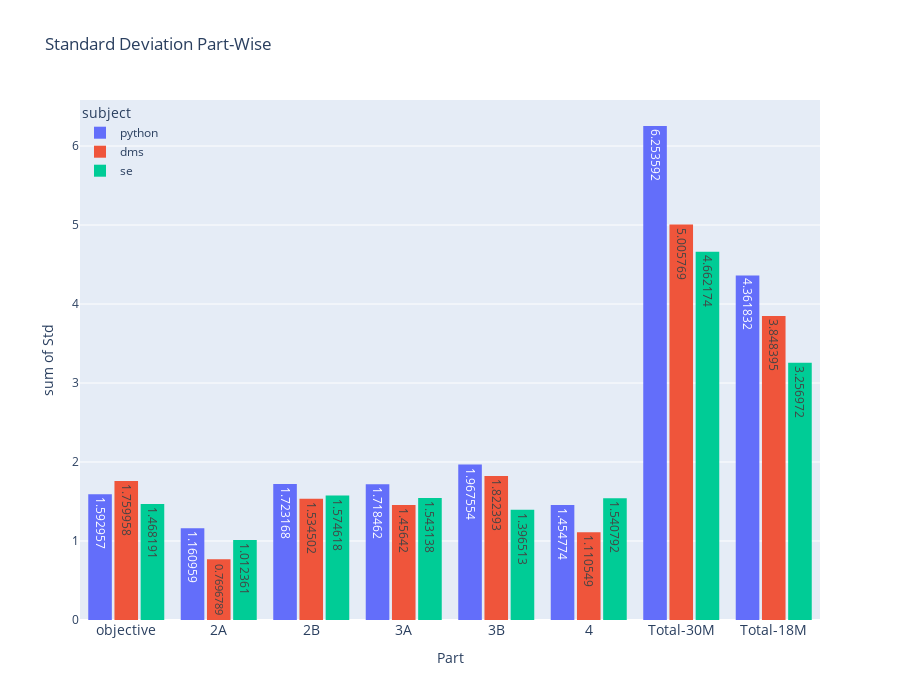

Notebook code cell kept with this figure:
### Code cell
fig = px.histogram(final_std_df_chart, x='Part', y='Std', title="Standard Deviation Part-Wise"
             ,color='subject', barmode='group',
             height=700,text_auto=True)
fig.update_layout(
    xaxis_tickfont_size=14,
    legend=dict(
        x=0,
        y=1.0,
        bgcolor='rgba(255, 255, 255, 0)',
        bordercolor='rgba(255, 255, 255, 0)'
    ),
    barmode='group',
    bargap=0.15, 
    bargroupgap=0.1 
)
fig.show()

### Figure 1 — Plotly figure (JSON) as saved in the notebook; plotly's stock layout.template omitted (floating-point values rounded to 4 significant figures)
{"data": [{"alignmentgroup": "True", "bingroup": "x", "histfunc": "sum", "hovertemplate": "subject=python<br>Part=%{x}<br>sum of Std=%{y}<extra></extra>", "legendgroup": "python", "marker": {"color": "#636efa", "pattern": {"shape": ""}}, "name": "python", "offsetgroup": "python", "orientation": "v", "showlegend": true, "texttemplate": "%{value}", "type": "histogram", "x": ["objective", "2A", "2B", "3A", "3B", "4", "Total-30M", "Total-18M"], "xaxis": "x", "y": [1.593, 1.161, 1.723, 1.718, 1.968, 1.455, 6.254, 4.362], "yaxis": "y"}, {"alignmentgroup": "True", "bingroup": "x", "histfunc": "sum", "hovertemplate": "subject=dms<br>Part=%{x}<br>sum of Std=%{y}<extra></extra>", "legendgroup": "dms", "marker": {"color": "#EF553B", "pattern": {"shape": ""}}, "name": "dms", "offsetgroup": "dms", "orientation": "v", "showlegend": true, "texttemplate": "%{value}", "type": "histogram", "x": ["objective", "2A", "2B", "3A", "3B", "4", "Total-30M", "Total-18M"], "xaxis": "x", "y": [1.76, 0.7697, 1.535, 1.456, 1.822, 1.111, 5.006, 3.848], "yaxis": "y"}, {"alignmentgroup": "True", "bingroup": "x", "histfunc": "sum", "hovertemplate": "subject=se<br>Part=%{x}<br>sum of Std=%{y}<extra></extra>", "legendgroup": "se", "marker": {"color": "#00cc96", "pattern": {"shape": ""}}, "name": "se", "offsetgroup": "se", "orientation": "v", "showlegend": true, "texttemplate": "%{value}", "type": "histogram", "x": ["objective", "2A", "2B", "3A", "3B", "4", "Total-30M", "Total-18M"], "xaxis": "x", "y": [1.468, 1.012, 1.575, 1.543, 1.397, 1.541, 4.662, 3.257], "yaxis": "y"}], "layout": {"bargap": 0.15, "bargroupgap": 0.1, "barmode": "group", "height": 700, "legend": {"bgcolor": "rgba(255, 255, 255, 0)", "bordercolor": "rgba(255, 255, 255, 0)", "title": {"text": "subject"}, "tracegroupgap": 0, "x": 0, "y": 1}, "title": {"text": "Standard Deviation Part-Wise"}, "xaxis": {"anchor": "y", "domain": [0, 1], "tickfont": {"size": 14}, "title": {"text": "Part"}}, "yaxis": {"anchor": "x", "domain": [0, 1], "title": {"text": "sum of Std"}}}}
